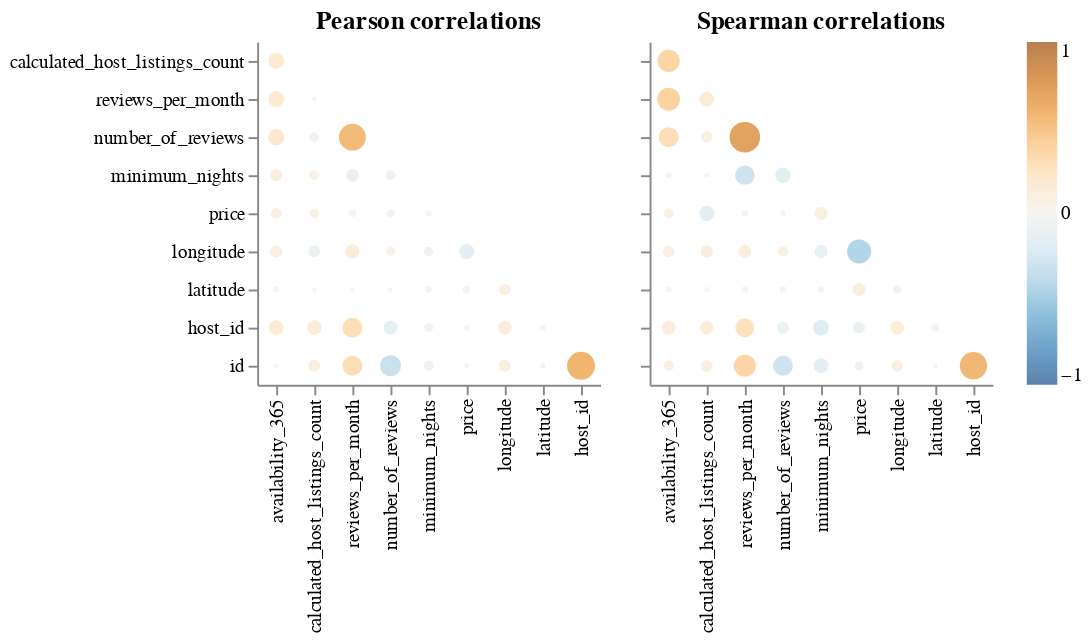

Source (notebook cell):
### Code cell
...

### Figure 1 — Vega specification as saved in the notebook (floating-point values rounded to 4 significant figures)
{"$schema": "https://vega.github.io/schema/vega/v5.json", "data": [{"name": "source_0"}, {"name": "data_0", "values": [{"abs_value": 0.1852, "index": "availability_365", "value": 0.1852, "variable": "reviews_per_month"}, {"abs_value": 0.005614, "index": "calculated_host_listings_count", "value": -0.005614, "variable": "reviews_per_month"}, {"abs_value": 0.03174, "index": "reviews_per_month", "value": -0.03174, "variable": "price"}, {"abs_value": 0.08127, "index": "availability_365", "value": 0.08127, "variable": "price"}, {"abs_value": 0.02135, "index": "minimum_nights", "value": 0.02135, "variable": "price"}, {"abs_value": 0.03932, "index": "number_of_reviews", "value": -0.03932, "variable": "price"}, {"abs_value": 0.05758, "index": "calculated_host_listings_count", "value": 0.05758, "variable": "price"}, {"abs_value": 0.1942, "index": "availability_365", "value": 0.1942, "variable": "number_of_reviews"}, {"abs_value": 0.05935, "index": "calculated_host_listings_count", "value": -0.05935, "variable": "number_of_reviews"}, {"abs_value": 0.548, "index": "reviews_per_month", "value": 0.548, "variable": "number_of_reviews"}, {"abs_value": 0.06556, "index": "calculated_host_listings_count", "value": 0.06556, "variable": "minimum_nights"}, {"abs_value": 0.06746, "index": "number_of_reviews", "value": -0.06746, "variable": "minimum_nights"}, {"abs_value": 0.1151, "index": "reviews_per_month", "value": -0.1151, "variable": "minimum_nights"}, {"abs_value": 0.1002, "index": "availability_365", "value": 0.1002, "variable": "minimum_nights"}, {"abs_value": 0.05439, "index": "minimum_nights", "value": -0.05439, "variable": "longitude"}, {"abs_value": 0.09451, "index": "calculated_host_listings_count", "value": -0.09451, "variable": "longitude"}, {"abs_value": 0.1614, "index": "price", "value": -0.1614, "variable": "longitude"}, {"abs_value": 0.05439, "index": "number_of_reviews", "value": 0.05439, "variable": "longitude"}, {"abs_value": 0.103, "index": "availability_365", "value": 0.103, "variable": "longitude"}, {"abs_value": 0.1403, "index": "reviews_per_month", "value": 0.1403, "variable": "longitude"}, {"abs_value": 0.03458, "index": "price", "value": 0.03458, "variable": "latitude"}, {"abs_value": 0.02456, "index": "minimum_nights", "value": 0.02456, "variable": "latitude"}, {"abs_value": 0.005868, "index": "number_of_reviews", "value": -0.005868, "variable": "latitude"}, {"abs_value": 0.005394, "index": "reviews_per_month", "value": -0.005394, "variable": "latitude"}, {"abs_value": 0.09101, "index": "longitude", "value": 0.09101, "variable": "latitude"}, {"abs_value": 0.01773, "index": "availability_365", "value": -0.01773, "variable": "latitude"}, {"abs_value": 0.003613, "index": "calculated_host_listings_count", "value": 0.003613, "variable": "latitude"}, {"abs_value": 0.5905, "index": "host_id", "value": 0.5905, "variable": "id"}, {"abs_value": 0.01074, "index": "latitude", "value": -0.01074, "variable": "id"}, {"abs_value": 0.005881, "index": "availability_365", "value": 0.005881, "variable": "id"}, {"abs_value": 0.1014, "index": "longitude", "value": 0.1014, "variable": "id"}, {"abs_value": 0.007923, "index": "price", "value": -0.007923, "variable": "id"}, {"abs_value": 0.07169, "index": "minimum_nights", "value": -0.07169, "variable": "id"}, {"abs_value": 0.3276, "index": "number_of_reviews", "value": -0.3276, "variable": "id"}, {"abs_value": 0.2933, "index": "reviews_per_month", "value": 0.2933, "variable": "id"}, {"abs_value": 0.09994, "index": "calculated_host_listings_count", "value": 0.09994, "variable": "id"}, {"abs_value": 0.01356, "index": "latitude", "value": 0.01356, "variable": "host_id"}, {"abs_value": 0.1538, "index": "availability_365", "value": 0.1538, "variable": "host_id"}, {"abs_value": 0.1373, "index": "longitude", "value": 0.1373, "variable": "host_id"}, {"abs_value": 0.008621, "index": "price", "value": 0.008621, "variable": "host_id"}, {"abs_value": 0.04977, "index": "minimum_nights", "value": -0.04977, "variable": "host_id"}, {"abs_value": 0.1412, "index": "number_of_reviews", "value": -0.1412, "variable": "host_id"}, {"abs_value": 0.2933, "index": "reviews_per_month", "value": 0.2933, "variable": "host_id"}, {"abs_value": 0.153, "index": "calculated_host_listings_count", "value": 0.153, "variable": "host_id"}, {"abs_value": 0.1819, "index": "availability_365", "value": 0.1819, "variable": "calculated_host_listings_count"}]}, {"name": "source_1"}, {"name": "data_1", "values": [{"abs_value": 0.3913, "index": "availability_365", "value": 0.3913, "variable": "reviews_per_month"}, {"abs_value": 0.1508, "index": "calculated_host_listings_count", "value": 0.1508, "variable": "reviews_per_month"}, {"abs_value": 0.02034, "index": "reviews_per_month", "value": -0.02034, "variable": "price"}, {"abs_value": 0.06017, "index": "availability_365", "value": 0.06017, "variable": "price"}, {"abs_value": 0.1145, "index": "minimum_nights", "value": 0.1145, "variable": "price"}, {"abs_value": 0.01228, "index": "number_of_reviews", "value": -0.01228, "variable": "price"}, {"abs_value": 0.1665, "index": "calculated_host_listings_count", "value": -0.1665, "variable": "price"}, {"abs_value": 0.2963, "index": "availability_365", "value": 0.2963, "variable": "number_of_reviews"}, {"abs_value": 0.08508, "index": "calculated_host_listings_count", "value": 0.08508, "variable": "number_of_reviews"}, {"abs_value": 0.7078, "index": "reviews_per_month", "value": 0.7078, "variable": "number_of_reviews"}, {"abs_value": 0.007091, "index": "calculated_host_listings_count", "value": -0.007091, "variable": "minimum_nights"}, {"abs_value": 0.17, "index": "number_of_reviews", "value": -0.17, "variable": "minimum_nights"}, {"abs_value": 0.2877, "index": "reviews_per_month", "value": -0.2877, "variable": "minimum_nights"}, {"abs_value": 0.01761, "index": "availability_365", "value": 0.01761, "variable": "minimum_nights"}, {"abs_value": 0.1217, "index": "minimum_nights", "value": -0.1217, "variable": "longitude"}, {"abs_value": 0.1085, "index": "calculated_host_listings_count", "value": 0.1085, "variable": "longitude"}, {"abs_value": 0.4365, "index": "price", "value": -0.4365, "variable": "longitude"}, {"abs_value": 0.06949, "index": "number_of_reviews", "value": 0.06949, "variable": "longitude"}, {"abs_value": 0.09353, "index": "availability_365", "value": 0.09353, "variable": "longitude"}, {"abs_value": 0.1179, "index": "reviews_per_month", "value": 0.1179, "variable": "longitude"}, {"abs_value": 0.1187, "index": "price", "value": 0.1187, "variable": "latitude"}, {"abs_value": 0.01943, "index": "minimum_nights", "value": 0.01943, "variable": "latitude"}, {"abs_value": 0.02112, "index": "number_of_reviews", "value": -0.02112, "variable": "latitude"}, {"abs_value": 0.02125, "index": "reviews_per_month", "value": -0.02125, "variable": "latitude"}, {"abs_value": 0.04448, "index": "longitude", "value": 0.04448, "variable": "latitude"}, {"abs_value": 0.01407, "index": "availability_365", "value": -0.01407, "variable": "latitude"}, {"abs_value": 0.008528, "index": "calculated_host_listings_count", "value": -0.008528, "variable": "latitude"}, {"abs_value": 0.5661, "index": "host_id", "value": 0.5661, "variable": "id"}, {"abs_value": 0.006505, "index": "latitude", "value": -0.006505, "variable": "id"}, {"abs_value": 0.07497, "index": "availability_365", "value": 0.07497, "variable": "id"}, {"abs_value": 0.08737, "index": "longitude", "value": 0.08737, "variable": "id"}, {"abs_value": 0.04788, "index": "price", "value": -0.04788, "variable": "id"}, {"abs_value": 0.1556, "index": "minimum_nights", "value": -0.1556, "variable": "id"}, {"abs_value": 0.2952, "index": "number_of_reviews", "value": -0.2952, "variable": "id"}, {"abs_value": 0.3653, "index": "reviews_per_month", "value": 0.3653, "variable": "id"}, {"abs_value": 0.09535, "index": "calculated_host_listings_count", "value": 0.09535, "variable": "id"}, {"abs_value": 0.03706, "index": "latitude", "value": 0.03706, "variable": "host_id"}, {"abs_value": 0.1323, "index": "availability_365", "value": 0.1323, "variable": "host_id"}, {"abs_value": 0.1317, "index": "longitude", "value": 0.1317, "variable": "host_id"}, {"abs_value": 0.09486, "index": "price", "value": -0.09486, "variable": "host_id"}, {"abs_value": 0.1865, "index": "minimum_nights", "value": -0.1865, "variable": "host_id"}, {"abs_value": 0.1008, "index": "number_of_reviews", "value": -0.1008, "variable": "host_id"}, {"abs_value": 0.2687, "index": "reviews_per_month", "value": 0.2687, "variable": "host_id"}, {"abs_value": 0.1241, "index": "calculated_host_listings_count", "value": 0.1241, "variable": "host_id"}, {"abs_value": 0.3701, "index": "availability_365", "value": 0.3701, "variable": "calculated_host_listings_count"}]}, {"name": "source_0_concat_0_x_domain_index", "values": [{"index": "availability_365", "sort_field": 0.0}, {"index": "calculated_host_listings_count", "sort_field": 1.0}, {"index": "reviews_per_month", "sort_field": 2.0}, {"index": "minimum_nights", "sort_field": 4.0}, {"index": "number_of_reviews", "sort_field": 3.0}, {"index": "price", "sort_field": 5.0}, {"index": "longitude", "sort_field": 6.0}, {"index": "host_id", "sort_field": 8.0}, {"index": "latitude", "sort_field": 7.0}]}, {"name": "source_0_concat_0_y_domain_variable", "values": [{"sort_field": 1.0, "variable": "reviews_per_month"}, {"sort_field": 4.0, "variable": "price"}, {"sort_field": 2.0, "variable": "number_of_reviews"}, {"sort_field": 3.0, "variable": "minimum_nights"}, {"sort_field": 5.0, "variable": "longitude"}, {"sort_field": 6.0, "variable": "latitude"}, {"sort_field": 8.0, "variable": "id"}, {"sort_field": 7.0, "variable": "host_id"}, {"sort_field": 0.0, "variable": "calculated_host_listings_count"}]}, {"name": "source_1_concat_1_x_domain_index", "values": [{"index": "availability_365", "sort_field": 0.0}, {"index": "calculated_host_listings_count", "sort_field": 1.0}, {"index": "reviews_per_month", "sort_field": 2.0}, {"index": "minimum_nights", "sort_field": 4.0}, {"index": "number_of_reviews", "sort_field": 3.0}, {"index": "price", "sort_field": 5.0}, {"index": "longitude", "sort_field": 6.0}, {"index": "host_id", "sort_field": 8.0}, {"index": "latitude", "sort_field": 7.0}]}, {"name": "source_1_concat_1_y_domain_variable", "values": [{"sort_field": 1.0, "variable": "reviews_per_month"}, {"sort_field": 4.0, "variable": "price"}, {"sort_field": 2.0, "variable": "number_of_reviews"}, {"sort_field": 3.0, "variable": "minimum_nights"}, {"sort_field": 5.0, "variable": "longitude"}, {"sort_field": 6.0, "variable": "latitude"}, {"sort_field": 8.0, "variable": "id"}, {"sort_field": 7.0, "variable": "host_id"}, {"sort_field": 0.0, "variable": "calculated_host_listings_count"}]}], "signals": [{"name": "concat_0_x_step", "value": 20}, {"name": "concat_0_width", "update": "bandspace(domain('concat_0_x').length, 1, 0.5) * concat_0_x_step"}, {"name": "concat_0_y_step", "value": 20}, {"name": "concat_0_height", "update": "bandspace(domain('concat_0_y').length, 1, 0.5) * concat_0_y_step"}, {"name": "concat_1_x_step", "value": 20}, {"name": "concat_1_width", "update": "bandspace(domain('concat_1_x').length, 1, 0.5) * concat_1_x_step"}, {"name": "concat_1_y_step", "value": 20}, {"name": "concat_1_height", "update": "bandspace(domain('concat_1_y').length, 1, 0.5) * concat_1_y_step"}], "marks": [{"type": "group", "name": "concat_0_group", "encode": {"update": {"height": {"signal": "concat_0_height"}, "width": {"signal": "concat_0_width"}}}, "marks": [{"type": "symbol", "name": "concat_0_marks", "from": {"data": "data_0"}, "encode": {"update": {"fill": {"field": "value", "scale": "color"}, "tooltip": {"signal": "{\"corr\": format(datum[\"value\"], \".2f\"), \"x\": isValid(datum[\"index\"]) ? datum[\"index\"] : \"\"+datum[\"index\"], \"y\": isValid(datum[\"variable\"]) ? datum[\"variable\"] : \"\"+datum[\"variable\"]}"}, "size": {"field": "abs_value", "scale": "size"}, "opacity": {"value": 0.7}, "y": {"field": "variable", "scale": "concat_0_y"}, "x": {"field": "index", "scale": "concat_0_x"}, "shape": {"value": "circle"}}}, "style": ["circle"]}], "axes": [{"scale": "concat_0_x", "labelBaseline": "middle", "labelAngle": 270, "grid": false, "labelAlign": "right", "orient": "bottom", "zindex": 0}, {"scale": "concat_0_y", "orient": "left", "grid": false, "zindex": 0}], "title": {"text": "Pearson correlations", "frame": "group"}, "style": "cell"}, {"type": "group", "name": "concat_1_group", "encode": {"update": {"height": {"signal": "concat_1_height"}, "width": {"signal": "concat_1_width"}}}, "marks": [{"type": "symbol", "name": "concat_1_marks", "from": {"data": "data_1"}, "encode": {"update": {"opacity": {"value": 0.7}, "tooltip": {"signal": "{\"corr\": format(datum[\"value\"], \".2f\"), \"x\": isValid(datum[\"index\"]) ? datum[\"index\"] : \"\"+datum[\"index\"], \"y\": isValid(datum[\"variable\"]) ? datum[\"variable\"] : \"\"+datum[\"variable\"]}"}, "x": {"field": "index", "scale": "concat_1_x"}, "y": {"field": "variable", "scale": "concat_1_y"}, "fill": {"field": "value", "scale": "color"}, "shape": {"value": "circle"}, "size": {"field": "abs_value", "scale": "size"}}}, "style": ["circle"]}], "axes": [{"scale": "concat_1_x", "labelAngle": 270, "grid": false, "zindex": 0, "labelAlign": "right", "orient": "bottom", "labelBaseline": "middle"}, {"scale": "concat_1_y", "labels": false, "orient": "left", "grid": false, "zindex": 0}], "title": {"text": "Spearman correlations", "frame": "group"}, "style": "cell"}], "scales": [{"name": "color", "type": "linear", "domain": [-1, 1], "range": {"scheme": "blueorange"}, "interpolate": "hcl", "zero": true}, {"name": "size", "type": "linear", "domain": [0, 1], "range": [4, 361], "zero": true}, {"name": "concat_0_x", "type": "point", "domain": {"data": "source_0_concat_0_x_domain_index", "field": "index", "sort": {"op": "max", "field": "sort_field"}}, "range": {"step": {"signal": "concat_0_x_step"}}, "padding": 0.5}, {"name": "concat_0_y", "type": "point", "domain": {"data": "source_0_concat_0_y_domain_variable", "field": "variable", "sort": {"op": "max", "field": "sort_field"}}, "range": {"step": {"signal": "concat_0_y_step"}}, "padding": 0.5}, {"name": "concat_1_x", "type": "point", "domain": {"data": "source_1_concat_1_x_domain_index", "field": "index", "sort": {"op": "max", "field": "sort_field"}}, "range": {"step": {"signal": "concat_1_x_step"}}, "padding": 0.5}, {"name": "concat_1_y", "type": "point", "domain": {"data": "source_1_concat_1_y_domain_variable", "field": "variable", "sort": {"op": "max", "field": "sort_field"}}, "range": {"step": {"signal": "concat_1_y_step"}}, "padding": 0.5}], "config": {"style": {"cell": {"strokeWidth": 0}}}, "background": "white", "padding": 5, "layout": {"padding": 20, "bounds": "full", "align": "each"}, "legends": [{"fill": "color", "gradientLength": {"signal": "clamp(concat_0_height, 64, 200)"}, "encode": {"gradient": {"update": {"opacity": {"value": 0.7}}}}}]}
